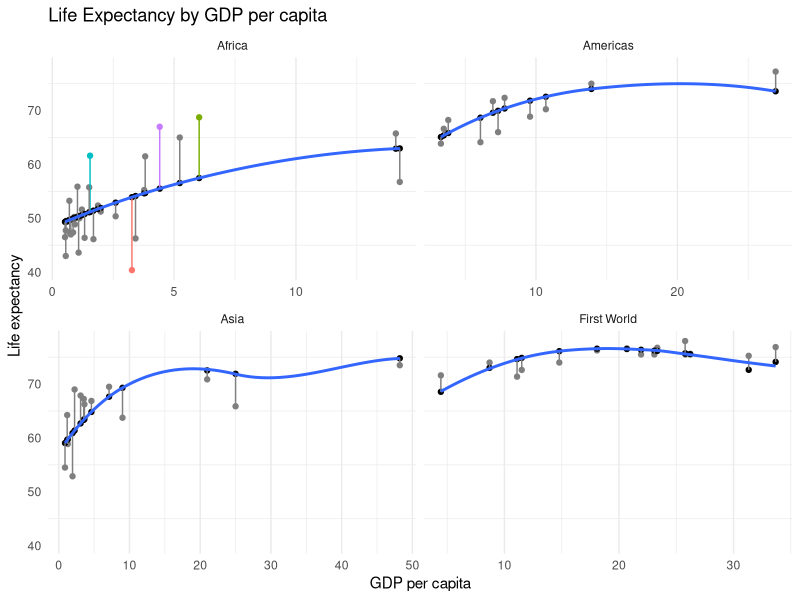
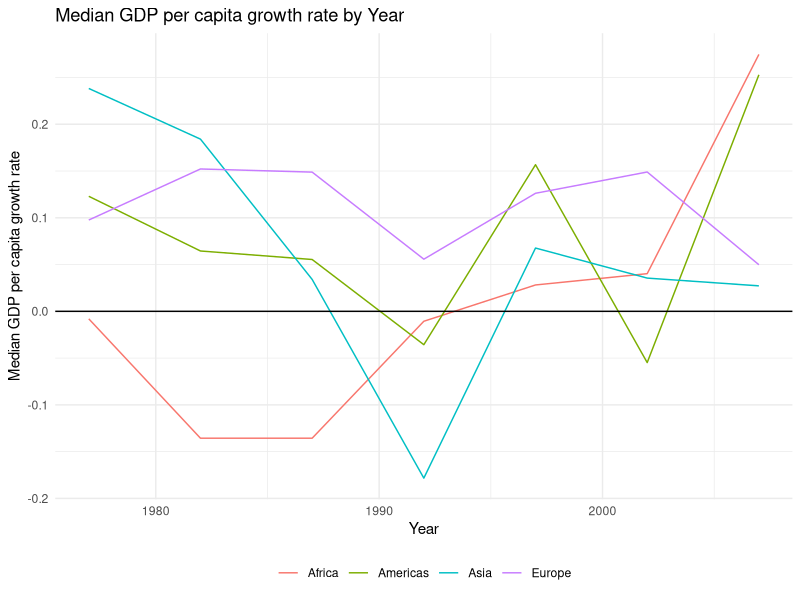
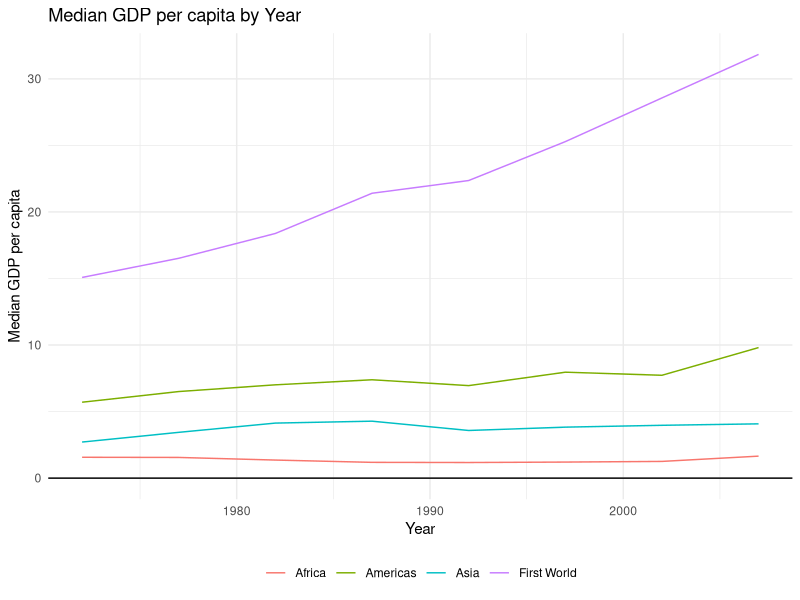

Reproduce these figures in R, in order.
libraries <- c("tidyverse","stringr","reshape2","gridExtra","knitr","stargazer")
lapply(libraries,require,character.only = TRUE)

read_csv("4_Flash_Proj_1_Data.csv") %>%
  mutate(country = str_replace_all(country,"[.,]",""),
         country = as.factor(country),
         gdpPercap = gdpPercap/1000,
         popMill = popThous/1000) %>%
  mutate(first_world = ifelse(continent == "Europe" | 
                                continent == "Oceania" | 
                                country == "United States", 1, 0),
         continent_world = ifelse(first_world == 1, 
                                  "First World", 
                                  as.character(continent))) %>%
  select(-popThous) -> flash

#Life Expectancy

flash %>%
  group_by(country,continent) %>%
  summarise_at(vars(lifeExp:popMill),mean) %>%
  lm(lifeExp ~ poly(gdpPercap,3) + continent,.) -> mod


flash %>%
  select(continent_world,country,lifeExp,gdpPercap,popMill) %>%
  group_by(country,continent_world) %>%
  summarise_if(is.numeric,mean) %>%
  ungroup %>%
  mutate(predicted = predict(mod),
         difference = lifeExp-predicted,
         label = ifelse(abs(difference) > 9,as.character(country),NA)) -> flashForPlot

flashForPlot %>%
  filter(country != "Australia") %>%
  ggplot() + 
  geom_point(aes(gdpPercap, lifeExp,color=label)) + 
  geom_point(aes(gdpPercap, predicted)) +
  geom_segment(aes(x = gdpPercap, y = lifeExp,
                   xend = gdpPercap, yend = predicted,
                   color = label)) +
  geom_smooth(aes(gdpPercap, predicted),se = FALSE) +
  facet_wrap( ~ continent_world, scales = "free_x") +
  theme_minimal() + 
  theme(legend.position = "none",
        panel.grid.major.y = element_blank()) +
  xlab("GDP per capita") + 
  ylab("Life expectancy") + 
  ggtitle("Life Expectancy by GDP per capita")

#Convergence
statNames <- names(select(flash,lifeExp:popMill))

continentList <- lapply(statNames,function(x){
  flash %>%
    spread_("continent",x) %>%
    group_by(year) %>%
    summarise_at(vars(Africa:Oceania),function(col) median(col,na.rm=T)) %>%
    select(-year) %>% #must remove year because we do not need its growth rate
    as.matrix %>% #growth rate transformation only possible as matrix
    log %>% diff %>% #calculate growth rates as the difference of the log values
    tbl_df %>% #mutate() only possible with tibble (or data frame)
    mutate(year = seq(1977,2007,5)) %>%
    melt("year",1:5,variable.name="continent",value.name=paste(x)) %>%
    tbl_df -> flash2
  if(which(statNames == x) == 1){flash2}#if in first loop, lapply returns three columns
  else{select_(flash2,x)}#if not in first loop, lapply returns newly calculated column
})


for(i in 2:4) continentList[[1]] <- bind_cols(continentList[[1]],continentList[i])

continentGrowthRates <- continentList[[1]]

continentGrowthRates %>%
  filter(continent != "Oceania") %>%
  ggplot(aes(year,gdpPercap,color=continent)) +
  geom_line() +
  geom_hline(yintercept = 0) +
  theme_minimal() + 
  xlab("Year") + 
  ylab("Median GDP per capita growth rate") + 
  ggtitle("Median GDP per capita growth rate by Year") +
  theme(legend.position = "bottom",
        legend.title = element_blank())

#Median GDP Per Capita

flash %>%
  group_by(continent_world,year) %>%
  summarise(median_gdpPerCap = median(gdpPercap)) %>%
  ggplot(aes(year,median_gdpPerCap,color=continent_world)) +
  geom_line() +
  geom_hline(yintercept = 0) +
  theme_minimal() + 
  xlab("Year") + ylab("Median GDP per capita") + ggtitle("Median GDP per capita by Year") +
  theme(legend.position = "bottom",
        legend.title = element_blank())

